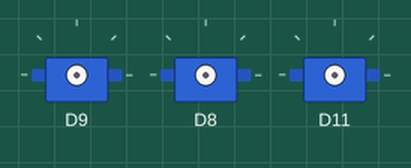
This program was run on a simulated Arduino board driven over Firmata from a computer. Parts: 3 × servo.

Above: at 0.1 s.
At 5.1 s:
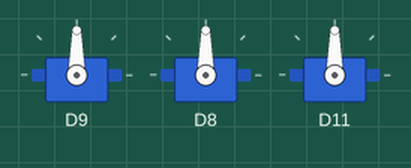
Timing chart, 0 to 6.6 s (numbered marks = the images above):
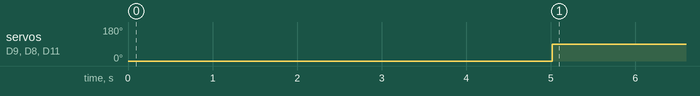

The program:

alignservos90.py
```python
#!/usr/bin/env python

import time
from pyfirmata import Arduino, util, SERVO

#board=Arduino("/dev/ttyACM0")
#board=Arduino("/dev/ttyUSB0")
board=Arduino("/dev/ttyAMA0")
board.digital[9].mode = SERVO # humidity
board.digital[8].mode = SERVO # temp
board.digital[11].mode = SERVO # light
while True:
	board.digital[9].write(90)
	board.digital[8].write(90)
	board.digital[11].write(90)
	time.sleep(1)
```

Measured:
- by itself, servo on D9, servo on D8, servo on D11: 0° → 90° at 5.0 s
